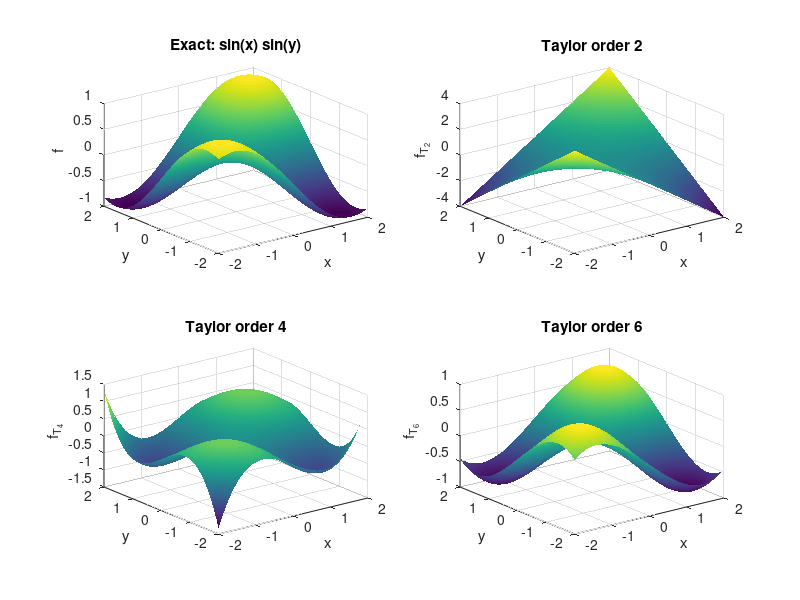
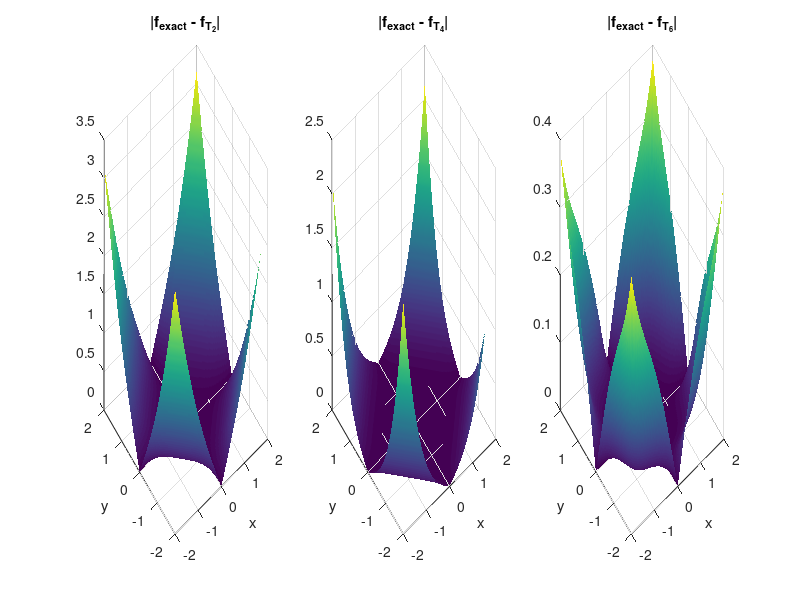

MATLAB code for these plots, in order:
%% 02_taylor_sin_2D.m
%  Compare sin(x)*sin(y) and its bivariate Taylor truncations of total
%  degree N = 2, 4, 6, on the square [-2, 2]^2. Also plot the absolute
%  error |f_exact - f_T| for each order.
%
%  (Derived from test_Taylor_fuctionsinus2D.m and Test_Taylor_fuction_Sinus2DN.m)
%
%  Author : M. JANANE ALLAH (Medium Article 1, FDM Fundamentals)

clc; clear; close all;

%% 2D domain
x = linspace(-2, 2, 200);
y = linspace(-2, 2, 200);
[X, Y] = meshgrid(x, y);

%% Exact reference
f_exact = sin(X) .* sin(Y);

%% Truncations of total degree 2, 4 and 6
f_T2 = X .* Y;

f_T4 = X .* Y ...
     - (X.^3 .* Y) / factorial(3) ...
     - (X .* Y.^3) / factorial(3);

f_T6 = X .* Y ...
     - (X.^3 .* Y) / factorial(3) ...
     - (X .* Y.^3) / factorial(3) ...
     + (X.^3 .* Y.^3) / (factorial(3)*factorial(3));

%% Generic helper (alternative to the hand-tuned formulas above)
% Uncomment to use the reusable function:
%   f_T_generic = Taylor2D_sin(6, X, Y);

%% Figure 1: exact vs truncations
figure('Color', 'w', 'Position', [50 50 1100 800]);

subplot(2,2,1); surf(X, Y, f_exact); shading interp;
title('Exact: sin(x) sin(y)'); xlabel('x'); ylabel('y'); zlabel('f');

subplot(2,2,2); surf(X, Y, f_T2); shading interp;
title('Taylor order 2'); xlabel('x'); ylabel('y'); zlabel('f_{T_2}');

subplot(2,2,3); surf(X, Y, f_T4); shading interp;
title('Taylor order 4'); xlabel('x'); ylabel('y'); zlabel('f_{T_4}');

subplot(2,2,4); surf(X, Y, f_T6); shading interp;
title('Taylor order 6'); xlabel('x'); ylabel('y'); zlabel('f_{T_6}');

%% Figure 2: absolute errors
figure('Color', 'w', 'Position', [80 600 1200 350]);

subplot(1,3,1); surf(X, Y, abs(f_exact - f_T2)); shading interp;
title('|f_{exact} - f_{T_2}|'); xlabel('x'); ylabel('y');

subplot(1,3,2); surf(X, Y, abs(f_exact - f_T4)); shading interp;
title('|f_{exact} - f_{T_4}|'); xlabel('x'); ylabel('y');

subplot(1,3,3); surf(X, Y, abs(f_exact - f_T6)); shading interp;
title('|f_{exact} - f_{T_6}|'); xlabel('x'); ylabel('y');

%% Quantitative summary
fprintf('Maximum absolute error:\n');
fprintf('  order 2 : %.3e\n', max(abs(f_exact(:) - f_T2(:))));
fprintf('  order 4 : %.3e\n', max(abs(f_exact(:) - f_T4(:))));
fprintf('  order 6 : %.3e\n', max(abs(f_exact(:) - f_T6(:))));
